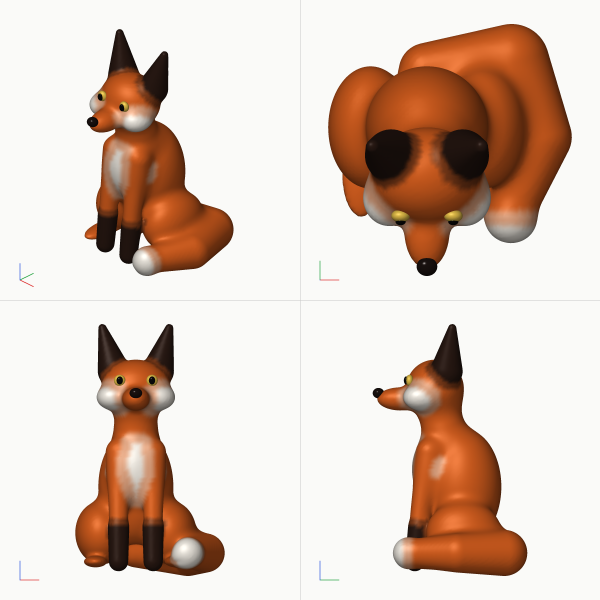
#> input picture bench/minds-eye/anchors/score2.png, 1200 x 1200 px (shown at 1/2 size)
$ python -i filter_iou.py   (imports and definitions only)
#> lines starting #> are read from the running program, lines starting #| are printed output that depends on the picture; after the words box and inside, x2 and y2 are one past the last pixel; in counts of white or black regions, pixels touching at a corner belong together
import argparse
import json
import os

import numpy as np
from PIL import Image
from scipy import ndimage

SIZE = 256


def render_mask(path, size=SIZE):
    a = Image.open(path).convert("RGBA").resize((size, size), Image.LANCZOS)
    return np.asarray(a)[:, :, 3] > 127


def concept_mask(path, size=SIZE, threshold=28.0):
#> called with path = '../minds-eye/anchors/score2.png', size = 256, threshold = 28
    im = np.asarray(Image.open(path).convert("RGB").resize((size, size), Image.LANCZOS)).astype(np.float32)
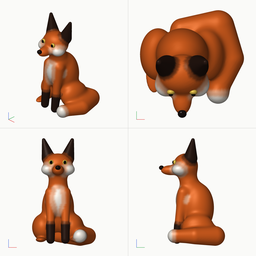
#> im: shape (256, 256, 3) float32; mean R, G, B 220.7, 201.9, 190.3
    k = max(2, size // 32)
    corners = np.concatenate([im[:k, :k].reshape(-1, 3), im[:k, -k:].reshape(-1, 3),
                              im[-k:, :k].reshape(-1, 3), im[-k:, -k:].reshape(-1, 3)])
#> corners = 256 rows, first 8: [250, 250, 248], [250, 250, 248], [250, 250, 248], [250, 250, 248], [250, 250, 248], [250, 250, 248], [250, 250, 248], [250, 250, 248]
    bg = np.median(corners, axis=0)
#> bg = [250, 250, 248]
    mask = np.linalg.norm(im - bg, axis=2) > threshold
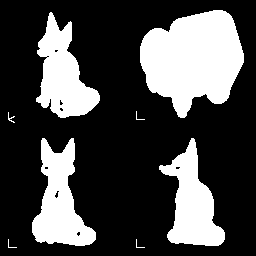
#> mask: shape (256, 256) bool; 28.2% white; 8 white regions (3 under 20 px), largest, box (x1, y1, x2, y2) and area: (140, 10, 244, 118) 7698, (32, 138, 96, 246) 3651, (36, 12, 100, 118) 3582, (159, 138, 225, 246) 3498, (8, 112, 15, 123) 25
    mask = ndimage.binary_opening(mask, iterations=1)
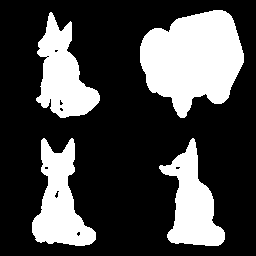
#> mask: shape (256, 256) bool; 28.1% white; 4 white regions, box (x1, y1, x2, y2) and area: (140, 10, 244, 118) 7695, (32, 138, 96, 246) 3649, (36, 12, 100, 118) 3578, (159, 138, 225, 246) 3495
    mask = ndimage.binary_closing(mask, iterations=2)
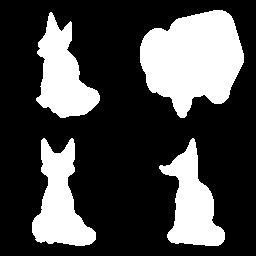
#> mask: shape (256, 256) bool; 28.3% white; 4 white regions, box (x1, y1, x2, y2) and area: (140, 10, 244, 118) 7704, (32, 138, 96, 246) 3685, (36, 12, 100, 118) 3630, (159, 138, 225, 246) 3508
    return ndimage.binary_fill_holes(mask)


# [13 lines left out: functions iou, best_iou, not called in this run]


def score(concept_path, render_path):
    return best_iou(concept_mask(concept_path), render_mask(render_path))


# [32 lines left out: functions filter_generated, main, not called in this run]


# [2 lines not run here, left out]

>>> result = concept_mask('../minds-eye/anchors/score2.png')
